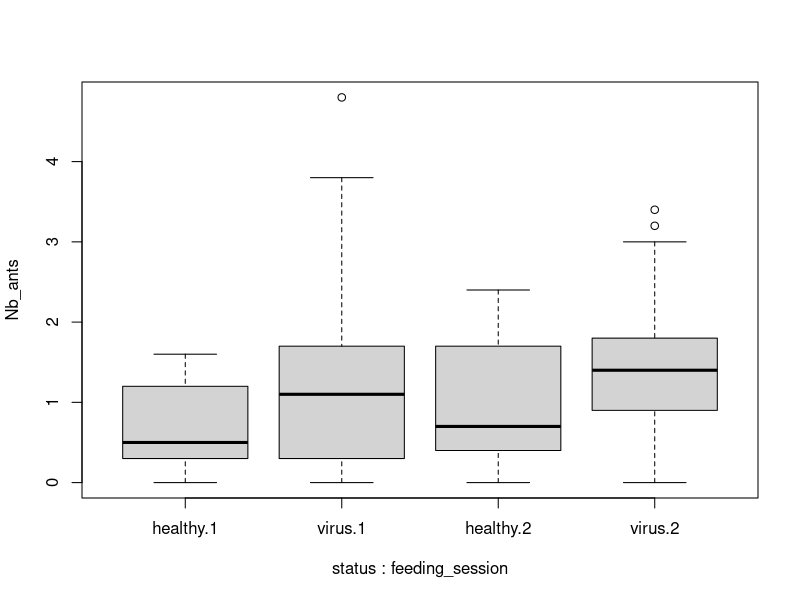
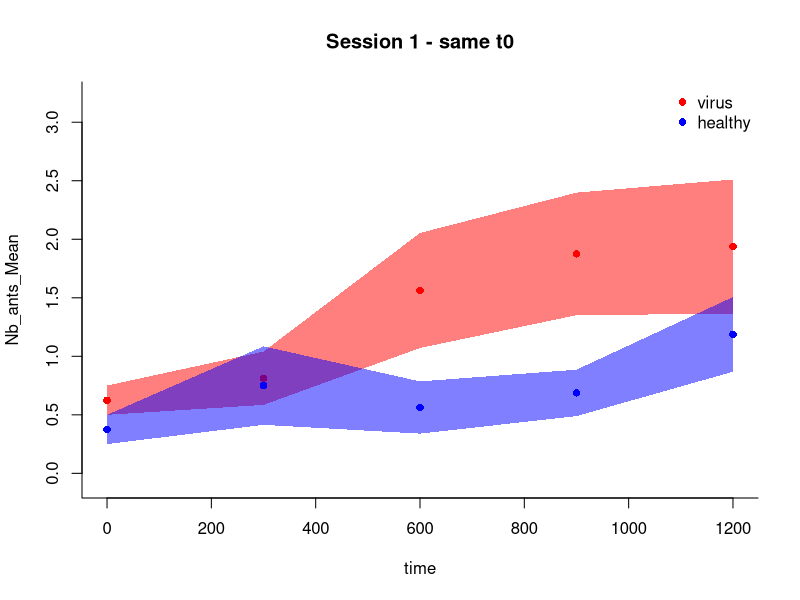
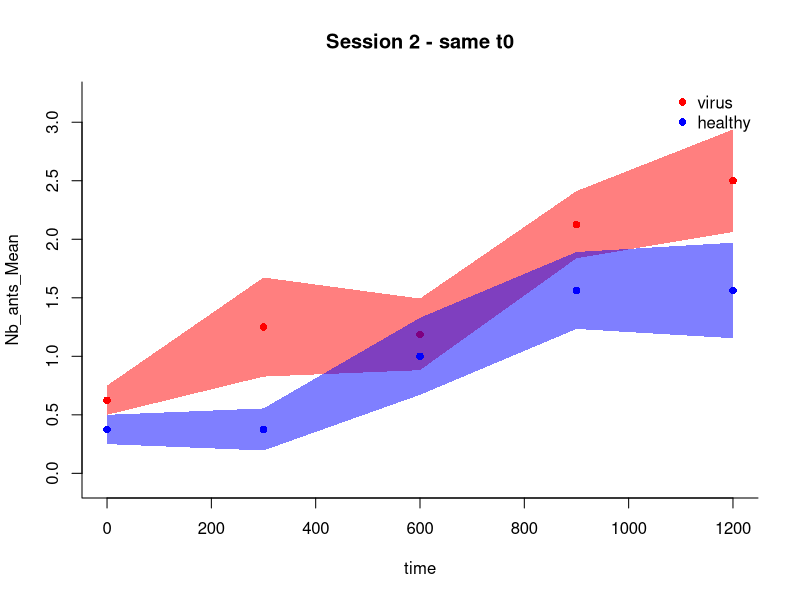
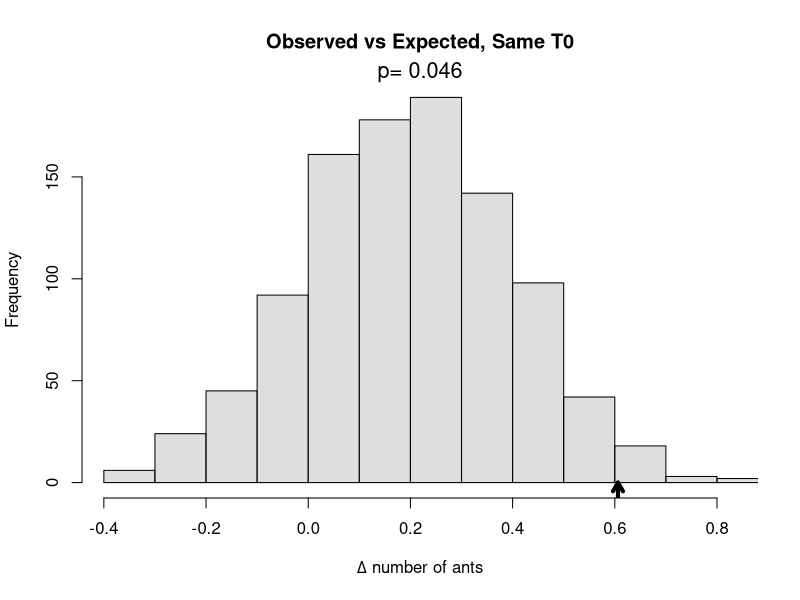
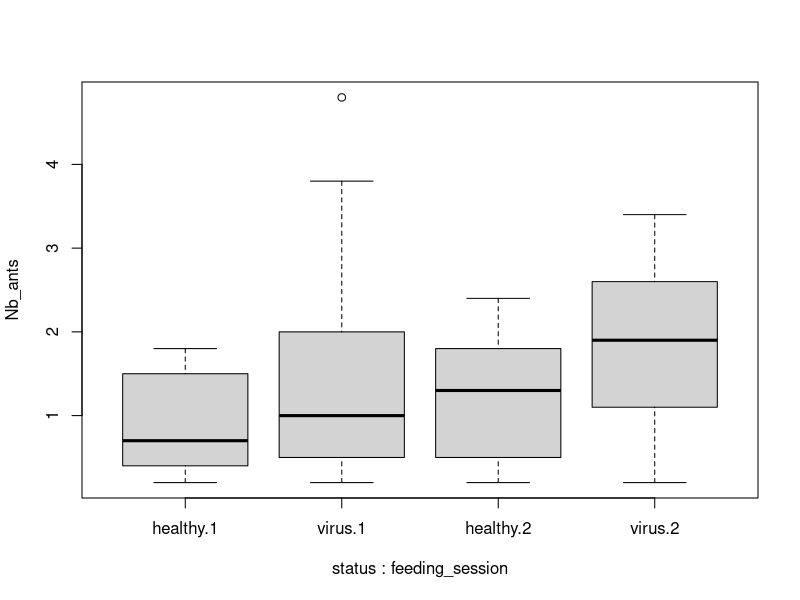
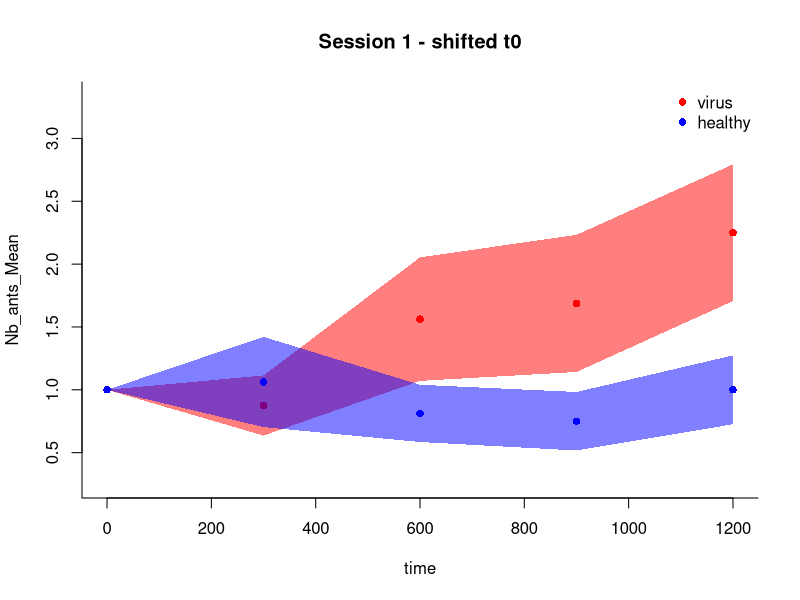
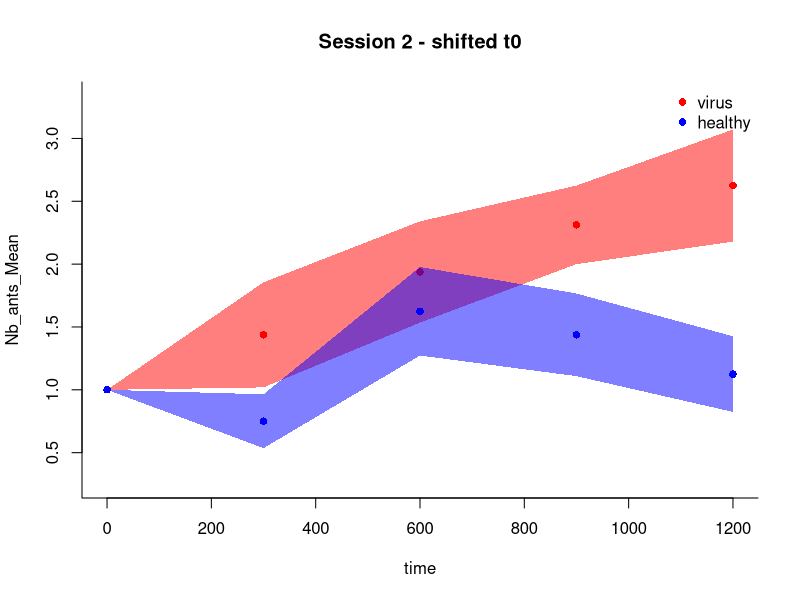
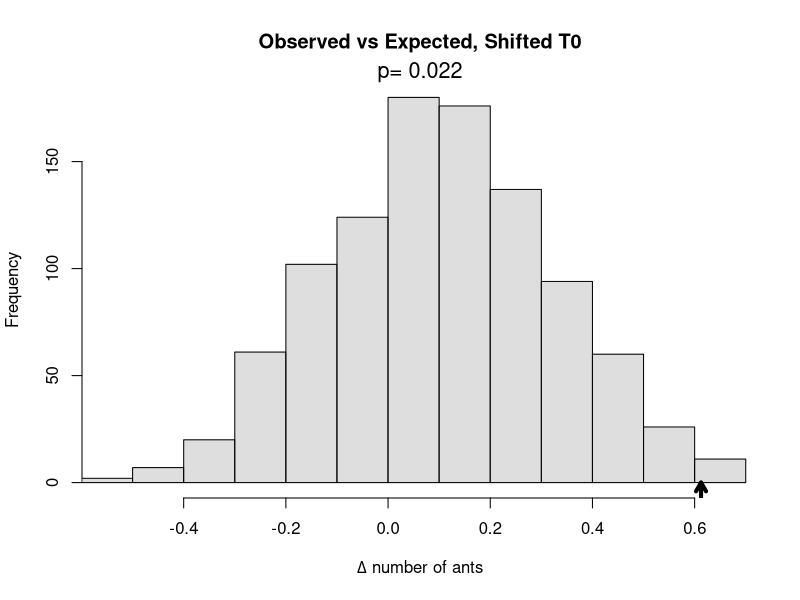

Write R code to recreate these figures, in order.
### ### ### ### ### ### ### ### ### ###
### ### ###  FC1 Analyses   ### ### ###
### ### ### ### ### ### ### ### ### ###
# Nathalies script #


#### prerequisites ####
library(lubridate)
library(plotrix)
library(scales)
library(car)
library(lme4)
library(Hmisc)
#setwd("~/Dropbox/SeniorLectureship_Bristol_Professorship_Fribourg/Students_postdocs/Post-Docs/Daniel Schlaeppi/FoodChoice_Experiment1") # homeoffice mac
setwd("/Users/gismo/Desktop/R/vital") # Daniel



#### data preparation ####
rm(list=ls())
dat <- read.table("Food_choice_1_data_2021_DS.txt", header = TRUE,stringsAsFactors = F)

# create empty variables (future data frames?)
dynamic_dat_same_t0_Nb      <- NULL
dynamic_dat_shifted_t0_Nb   <- NULL
dynamic_dat_same_t0_Diff      <- NULL
dynamic_dat_shifted_t0_Diff   <- NULL

# create time point vecotr (13 time points from t00, t05...t60)
Time_points_to_include <- 1:13
Time_points_to_include <- 1:5


# fill up the created 
# reminder for myself: dat[row,column]

for (i in 1:nrow(dat)){
  colony_id                          <- dat[i,"colony_id"]
  feeding_session                    <- dat[i,"feeding_session"]
  block                              <- dat[i,"block"]
  virus_position                     <- dat[i,"pos_corrected"]
  healthy_position                   <- c("left","right")[which(c("left","right")!=virus_position)]
  discovery_time_virus               <- period_to_seconds(hms(dat[i,paste("time_first_ant_",virus_position,sep="")]))
  discovery_time_healthy             <- period_to_seconds(hms(dat[i,paste("time_first_ant_",healthy_position,sep="")]))
  
  Nb_ant_virus_same_t0               <- as.numeric(dat[i,paste(c("t00","t05","t10","t15","t20","t25","t30","t35","t40","t45","t50","t55","t60"),substr(virus_position,1,1)  ,sep="_")])[Time_points_to_include]
  Nb_ant_healthy_same_t0             <- as.numeric(dat[i,paste(c("t00","t05","t10","t15","t20","t25","t30","t35","t40","t45","t50","t55","t60"),substr(healthy_position,1,1),sep="_")])[Time_points_to_include]
  
  if (discovery_time_virus<discovery_time_healthy){
    first_source_discovered          <- "virus"
    Nb_ant_virus_shifted_t0          <- Nb_ant_virus_same_t0
    Nb_ant_healthy_shifted_t0         <- as.numeric(dat[i,c("rl00","rl05","rl10","rl15","rl20","rl25","rl30","rl35","rl40","rl45","rl50","rl55","rl60")])[Time_points_to_include]
  }else{
    first_source_discovered          <- "healthy"
    Nb_ant_virus_shifted_t0          <- as.numeric(dat[i,c("rl00","rl05","rl10","rl15","rl20","rl25","rl30","rl35","rl40","rl45","rl50","rl55","rl60")])[Time_points_to_include]
    Nb_ant_healthy_shifted_t0        <- Nb_ant_healthy_same_t0
  }
  
  time_since_discovery               <- period_to_seconds(hms(dat[i,c("t00","t05","t10","t15","t20","t25","t30","t35","t40","t45","t50","t55","t60")]))[Time_points_to_include]                           - period_to_seconds(hms(dat[i,"time_first_ant"]))
  
  dynamic_dat_same_t0_Nb                <- rbind(dynamic_dat_same_t0_Nb, data.frame (colony_id,
                                                                                     feeding_session,
                                                                                     block,
                                                                                     virus_position,
                                                                                     discovery_time_virus,
                                                                                     discovery_time_healthy,
                                                                                     first_source_discovered,
                                                                                     time=rep(time_since_discovery,2),
                                                                                     status = rep(c("virus","healthy"),each=length(time_since_discovery)),
                                                                                     Nb_ants=c(Nb_ant_virus_same_t0,Nb_ant_healthy_same_t0),
                                                                                     stringsAsFactors = F))
  
  dynamic_dat_shifted_t0_Nb              <- rbind(dynamic_dat_shifted_t0_Nb, data.frame (colony_id,
                                                                                         feeding_session,
                                                                                         block,
                                                                                         virus_position,
                                                                                         discovery_time_virus,
                                                                                         discovery_time_healthy,
                                                                                         first_source_discovered,
                                                                                         time=rep(time_since_discovery,2),
                                                                                         status = rep(c("virus","healthy"),each=length(time_since_discovery)),
                                                                                         Nb_ants=c(Nb_ant_virus_shifted_t0,Nb_ant_healthy_shifted_t0),
                                                                                         stringsAsFactors = F))
  
  dynamic_dat_same_t0_Diff                <- rbind(dynamic_dat_same_t0_Diff, data.frame (colony_id,
                                                                                         feeding_session,
                                                                                         block,
                                                                                         virus_position,
                                                                                         discovery_time_virus,
                                                                                         discovery_time_healthy,
                                                                                         first_source_discovered,
                                                                                         time=time_since_discovery,
                                                                                         status = "virus_minus_healthy",
                                                                                         Delta_Nb_ants=Nb_ant_virus_same_t0-Nb_ant_healthy_same_t0,
                                                                                         stringsAsFactors = F))
  
  dynamic_dat_shifted_t0_Diff              <- rbind(dynamic_dat_shifted_t0_Diff, data.frame (colony_id,
                                                                                             feeding_session,
                                                                                             block,
                                                                                             virus_position,
                                                                                             discovery_time_virus,
                                                                                             discovery_time_healthy,
                                                                                             first_source_discovered,
                                                                                             time=time_since_discovery,
                                                                                             status = "virus_minus_healthy",
                                                                                             Delta_Nb_ants=Nb_ant_virus_shifted_t0-Nb_ant_healthy_shifted_t0,
                                                                                             stringsAsFactors = F))
  
}


#### the analysis ####

for (time_origin in c("same","shifted")){
  ###get dynamic data
  dynamic_dat_Nb      <- get(paste("dynamic_dat",time_origin,"t0","Nb",sep="_")) 
  dynamic_dat_Diff    <- get(paste("dynamic_dat",time_origin,"t0","Diff",sep="_")) 
  
  ###calculate means and SE create dynamic_summary_dat_Nb objects
  dynamic_summary_dat_Nb    <- data.frame(as.matrix(aggregate(Nb_ants   ~feeding_session+status+time,function(x)cbind(mean(x),std.error(x)),data=dynamic_dat_Nb)),stringsAsFactors = F)
  names(dynamic_summary_dat_Nb)[which(grepl(".1",names(dynamic_summary_dat_Nb)))] <- gsub(".1","_Mean",names(dynamic_summary_dat_Nb)[which(grepl(".1",names(dynamic_summary_dat_Nb)))])
  names(dynamic_summary_dat_Nb)[which(grepl(".2",names(dynamic_summary_dat_Nb)))] <- gsub(".2","_SE",names(dynamic_summary_dat_Nb)[which(grepl(".2",names(dynamic_summary_dat_Nb)))])
  dynamic_summary_dat_Nb$Nb_ants_Mean <- as.numeric( dynamic_summary_dat_Nb$Nb_ants_Mean)
  dynamic_summary_dat_Nb$Nb_ants_SE   <- as.numeric( dynamic_summary_dat_Nb$Nb_ants_SE)
  dynamic_summary_dat_Nb <- dynamic_summary_dat_Nb[order(dynamic_summary_dat_Nb$time),]
  
  ###calculate means and SE create dynamic_summary_dat_Diff objects
  dynamic_summary_dat_Diff    <- data.frame(as.matrix(aggregate(Delta_Nb_ants   ~feeding_session+status+time,function(x)cbind(mean(x),std.error(x)),data=dynamic_dat_Diff)),stringsAsFactors = F)
  names(dynamic_summary_dat_Diff)[which(grepl(".1",names(dynamic_summary_dat_Diff)))] <- gsub(".1","_Mean",names(dynamic_summary_dat_Diff)[which(grepl(".1",names(dynamic_summary_dat_Diff)))])
  names(dynamic_summary_dat_Diff)[which(grepl(".2",names(dynamic_summary_dat_Diff)))] <- gsub(".2","_SE",names(dynamic_summary_dat_Diff)[which(grepl(".2",names(dynamic_summary_dat_Diff)))])
  dynamic_summary_dat_Diff$Delta_Nb_ants_Mean <- as.numeric( dynamic_summary_dat_Diff$Delta_Nb_ants_Mean)
  dynamic_summary_dat_Diff$Delta_Nb_ants_SE   <- as.numeric( dynamic_summary_dat_Diff$Delta_Nb_ants_SE)
  dynamic_summary_dat_Diff <- dynamic_summary_dat_Diff[order(dynamic_summary_dat_Diff$time),]
  
  ### calculate one mean number of ants for each source, each colony and each feeding session
  summary_dat_Nb      <- aggregate(Nb_ants   ~colony_id+feeding_session+block+virus_position+discovery_time_virus+discovery_time_healthy+first_source_discovered+status,FUN=mean,data=dynamic_dat_Nb)
  ### stats
  print( paste("Statistics -",time_origin,"T0"))
  model <- lmer(Nb_ants ~ status*feeding_session + (1|colony_id) + (1|first_source_discovered), data=summary_dat_Nb )
  print(Anova(model))
  print(shapiro.test(residuals(model)))
  ### plot  TO IMPROVE: SHOULD BE MEANS AND STANDARD ERRORS RATHR THAN BOXPLOT
  boxplot(Nb_ants~status+feeding_session,data=summary_dat_Nb)
  
  ### NOTE: AS FEEDING SESSION IS HIGHLY NON-SIGNIFICANT, WE DON'T NEED TO DISTINGUISH BETWEEN THE TWO IN THE ANALYSIS OF RANDOMISATION TESTS
  
  ###Plot Dynamic data For Each Session
  for (session in c(1,2)){
    ymin <- min( dynamic_summary_dat_Nb$Nb_ants_Mean-dynamic_summary_dat_Nb$Nb_ants_SE )
    ymax <- max( dynamic_summary_dat_Nb$Nb_ants_Mean+dynamic_summary_dat_Nb$Nb_ants_SE )
    
    plot(Nb_ants_Mean ~ time, pch=16, col="red",
         data=dynamic_summary_dat_Nb[which(dynamic_summary_dat_Nb$feeding_session==session & dynamic_summary_dat_Nb$status=="virus"),],
         ylim=c(ymin-0.1*(ymax-ymin),ymax+0.1*(ymax-ymin)),bty="l", 
         main =paste("Session",session,"-", time_origin ,"t0"))
    polygon( x= c( dynamic_summary_dat_Nb[which(dynamic_summary_dat_Nb$feeding_session==session & dynamic_summary_dat_Nb$status=="virus"),"time"]
                   ,
                   rev(dynamic_summary_dat_Nb[which(dynamic_summary_dat_Nb$feeding_session==session & dynamic_summary_dat_Nb$status=="virus"),"time"]) ) , 
             y= c( dynamic_summary_dat_Nb[which(dynamic_summary_dat_Nb$feeding_session==session & dynamic_summary_dat_Nb$status=="virus"),"Nb_ants_Mean"] - dynamic_summary_dat_Nb[which(dynamic_summary_dat_Nb$feeding_session==session & dynamic_summary_dat_Nb$status=="virus"),"Nb_ants_SE"]  
                   ,
                   rev( dynamic_summary_dat_Nb[which(dynamic_summary_dat_Nb$feeding_session==session & dynamic_summary_dat_Nb$status=="virus"),"Nb_ants_Mean"] + dynamic_summary_dat_Nb[which(dynamic_summary_dat_Nb$feeding_session==session & dynamic_summary_dat_Nb$status=="virus"),"Nb_ants_SE"])),
             col=alpha("red",0.5),border=NA
    )
    points(Nb_ants_Mean ~ time, pch=16, col="blue",
           data=dynamic_summary_dat_Nb[which(dynamic_summary_dat_Nb$feeding_session==session & dynamic_summary_dat_Nb$status=="healthy"),])
    polygon(  x= c( dynamic_summary_dat_Nb[which(dynamic_summary_dat_Nb$feeding_session==session & dynamic_summary_dat_Nb$status=="healthy"),"time"]
                    ,
                    rev(dynamic_summary_dat_Nb[which(dynamic_summary_dat_Nb$feeding_session==session & dynamic_summary_dat_Nb$status=="healthy"),"time"]) ) , 
              y= c( dynamic_summary_dat_Nb[which(dynamic_summary_dat_Nb$feeding_session==session & dynamic_summary_dat_Nb$status=="healthy"),"Nb_ants_Mean"] - dynamic_summary_dat_Nb[which(dynamic_summary_dat_Nb$feeding_session==session & dynamic_summary_dat_Nb$status=="healthy"),"Nb_ants_SE"]  
                    ,
                    rev( dynamic_summary_dat_Nb[which(dynamic_summary_dat_Nb$feeding_session==session & dynamic_summary_dat_Nb$status=="healthy"),"Nb_ants_Mean"] + dynamic_summary_dat_Nb[which(dynamic_summary_dat_Nb$feeding_session==session & dynamic_summary_dat_Nb$status=="healthy"),"Nb_ants_SE"])),
              col=alpha("blue",0.5),border=NA
    )
    legend ("topright",legend=c("virus","healthy"),col=c("red","blue"),pch=16,bty="n")
    
  }
  
  ### Randomisation test for each session
  ### Aim: test whether the results are an artifact from virus food tending to be discovered earlier than healthy food
  ### H0: there is no difference in ant behaviour towards either virus or healthy food, the only relevant point for recruitment is which food was discovered first
  ### In the observed dataset the virus was discovered first a certain number of time
  ### The randomisation will consist in randomly drawing the same number of colonies from the total and saying that in these colonies the first source had virus (irrespective of truth), and in all others the first source was healthy irrespective of truth)
  ### If observed data is an artifact, we should observe a similar difference in number of ants between the two sources in randomised and real data
  
  ### Pre-calculations: nb of colonies that found the virus first in each session, and observed difference in number of ants across all colonies and all times
  nb_discoveries <- aggregate(colony_id~first_source_discovered+feeding_session ,FUN=length, data= summary_dat_Nb[which(summary_dat_Nb$status=="healthy"),])
  observed_Diff    <- aggregate(Delta_Nb_ants   ~ status,FUN=mean,data=dynamic_dat_Diff)
  
  random_data_dynamic_Nb <- NULL
  random_data_Diff       <- NULL 
  
  for (i in 1 : 1000){ ### randomisation loop
    rand_Nb   <- NULL
    rand_Diff <- NULL
    ### randomise separately for each session
    for (session in c(1,2)){
      
      nb_virus       <- nb_discoveries[which(nb_discoveries$first_source_discovered=="virus"&nb_discoveries$feeding_session==session),"colony_id"]
      
      subset_Nb   <- dynamic_dat_Nb[which(dynamic_dat_Nb$feeding_session==session),]
      subset_Diff <- dynamic_dat_Diff[which(dynamic_dat_Diff$feeding_session==session),]
      colony_list <- unique(subset_Nb$colony_id)
      
      hypothetic_virus_first    <- sample(colony_list,size=nb_virus,replace = F)
      ####now create first_source_discovered_RAND column according to hypothetical status
      rand_subset_Nb                                                                                           <- subset_Nb             ; rand_subset_Diff                                                                                             <- subset_Diff  
      rand_subset_Nb$first_source_discovered_RAND                                                              <- "healthy"             ; rand_subset_Diff$first_source_discovered_RAND                                                                <- "healthy" ;
      rand_subset_Nb[which(rand_subset_Nb$colony_id%in%hypothetic_virus_first),"first_source_discovered_RAND"] <- "virus"               ; rand_subset_Diff[which(rand_subset_Diff$colony_id%in%hypothetic_virus_first),"first_source_discovered_RAND"] <- "virus"
      
      #### for Nb: copy status column into a new column status_RAND, and switch the values for those colonies who have been assigned a different first source discovered than in the observed data
      rand_subset_Nb$status_RAND  <- rand_subset_Nb$status                                                                           <- rand_subset_Nb$status 
      rand_subset_Nb[which(rand_subset_Nb$first_source_discovered_RAND!=rand_subset_Nb$first_source_discovered &  rand_subset_Nb$status=="virus"),"status_RAND"] <- "healthy"
      rand_subset_Nb[which(rand_subset_Nb$first_source_discovered_RAND!=rand_subset_Nb$first_source_discovered &  rand_subset_Nb$status=="healthy"),"status_RAND"] <- "virus"
      
      #### for Diff: multiply the rows of colonies who have been assigned a different first source discovered than in the observed data by minus 1
      rand_subset_Diff[which(rand_subset_Diff$first_source_discovered_RAND!=rand_subset_Diff$first_source_discovered),"Delta_Nb_ants"] <- (-1)*rand_subset_Diff[which(rand_subset_Diff$first_source_discovered_RAND!=rand_subset_Diff$first_source_discovered),"Delta_Nb_ants"] 
      
      #### concatenate and store
      rand_Nb   <- rbind(rand_Nb  ,data.frame(RAND=i, feeding_session=session, rand_subset_Nb))
      rand_Diff <- rbind(rand_Diff,data.frame(RAND=i, feeding_session=session, rand_subset_Diff))
      
       
    }
    
    ###then we use aggregate to get the mean number of ants at each time point in the hypothetical scenario, across all colonies and both feeding events
    mean_rand_dat_Nb <- aggregate(Nb_ants ~ status_RAND + time, FUN=mean, data=rand_Nb)
    #### and we use aggregate to calculate the mean delta nb ant across all times,  all colonies and both feeding events in the hypothetical scenario
    mean_rand_dat_Diff <- aggregate(Delta_Nb_ants ~  1, FUN=mean, data=rand_Diff)
    ###and we concatenate
    random_data_dynamic_Nb <- rbind(random_data_dynamic_Nb,data.frame(RAND=i, feeding_session=session, mean_rand_dat_Nb))
    random_data_Diff       <- rbind(random_data_Diff      ,data.frame(RAND=i, feeding_session=session, mean_rand_dat_Diff))
    
    
  }
  
  #### Plot expected vs observed, Delta ants
  xmin <- min (c(random_data_Diff$Delta_Nb_ants),observed_Diff[,"Delta_Nb_ants"])
  xmax <- max (c(random_data_Diff$Delta_Nb_ants),observed_Diff[,"Delta_Nb_ants"])
  
  hist(random_data_Diff$Delta_Nb_ants,col=alpha("grey",0.5),xlim=c(xmin,xmax),main=paste("Observed vs Expected,",capitalize(time_origin),"T0"), xlab=expression(paste(Delta, " number of ants")))
  arrows(x0=observed_Diff[,"Delta_Nb_ants"],
         y0=0,
         y1=-10,
         code=1,
         col="black",
         lwd=4,
         length=0.1)
  
  #### P value
  if (observed_Diff[,"Delta_Nb_ants"]>median(random_data_Diff$Delta_Nb_ants)){
    pval <- 2*length(which(random_data_Diff$Delta_Nb_ants>=observed_Diff[,"Delta_Nb_ants"]))/length(random_data_Diff$Delta_Nb_ants)
    mtext(paste("p=",pval),3, cex = 1.3)
  }else{
    pval <- 2*length(which(random_data_Diff$Delta_Nb_ants<=observed_Diff[,"Delta_Nb_ants"]))/length(random_data_Diff$Delta_Nb_ants)
    mtext(paste("p=",pval),3, cex = 1.3)
    
  }
  
}

#not used anymore:     text(x=1, y = 120, label = paste("p=",pval),3, cex = 1.3)
